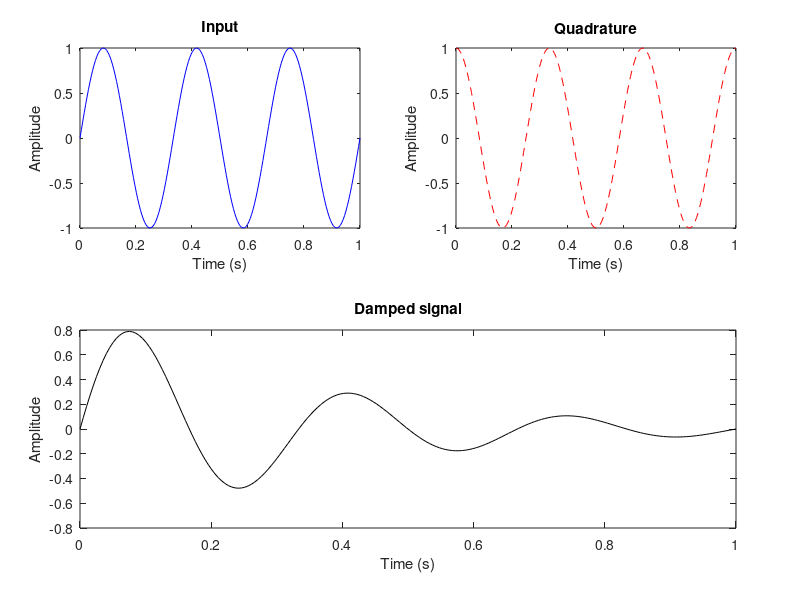

This figure's MATLAB source:
% Positioned axes can be saved as MATLAB FIG (supported lines/scatter).
clf;
t=linspace(0,1,200);
subplot('Position',[0.1 0.62 0.35 0.3]);
plot(t,sin(2*3.141592653589793*3*t),'b-');
title('Input'); xlabel('Time (s)'); ylabel('Amplitude');
subplot('Position',[0.57 0.62 0.35 0.3]);
plot(t,cos(2*3.141592653589793*3*t),'r--');
title('Quadrature'); xlabel('Time (s)'); ylabel('Amplitude');
subplot('Position',[0.1 0.12 0.82 0.33]);
plot(t,sin(2*3.141592653589793*3*t).*exp(-t*3),'k-');
title('Damped signal'); xlabel('Time (s)'); ylabel('Amplitude');
